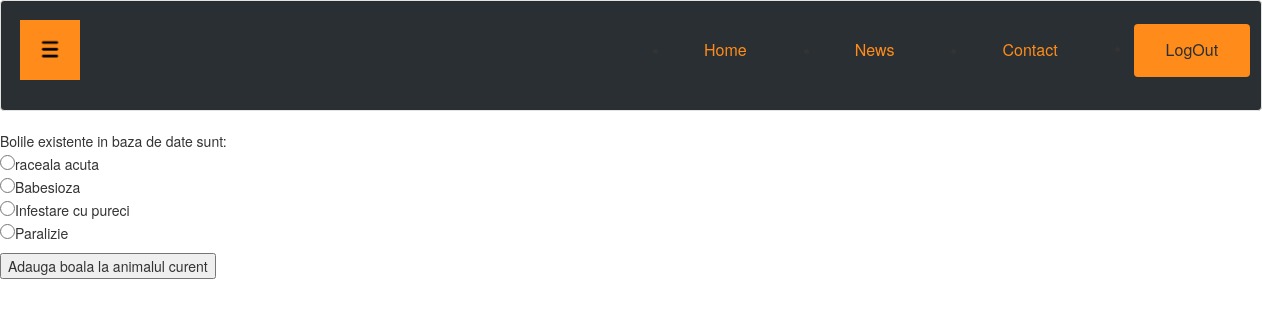
Screenshot of /php/mapareFB.php (signed in) with the database file from the repository.
### tables this page shows
CREATE TABLE `boli` (
  `id_boala` varchar(255) NOT NULL,
  `nume_boala` varchar(255) NOT NULL,
  `durata` varchar(255) NOT NULL
);

### php/mapareFB.php (the view, shortened to what this page needs)
<!DOCTYPE html>
<?php
include("../include/inHeaderAdmin.php");
echo "<link rel='stylesheet' type='text/css' href='../css/admin.css'>";
$boli = $conn->prepare("select * from boli");
$boli->execute();
echo "<form action='' method='post' enctype='multipart/form-data'>";
echo "<p>Bolile existente in baza de date sunt:";
while($boala = $boli->fetch()){
    echo "<br><input type='radio' name='id_boala' value='" . $boala['id_boala'] . "'/>" . $boala['nume_boala'] ;
}
echo "</p>";
echo "<input type='submit' value='Adauga boala la animalul curent' name='submit'/> </form>";
?>

### css/admin.css (style rules this page uses)
* { box-sizing: border-box; }
html,body { height: 100%; margin: 0; }
body { background-color:white; }
body.logged { overflow-x: hidden; -webkit-background-size: cover; -moz-background-size: cover; -o-background-size: cover; background-size: cover; }
input[type=radio] { position: relative; top: 0; left: 0; height: 15px; width: 15px; background-color: #eee; border-radius: 50%; }

### rows the page displays
boli: nume_boala "raceala acuta"
boli: nume_boala "Babesioza"
boli: nume_boala "Infestare cu pureci"
boli: nume_boala "Paralizie"
